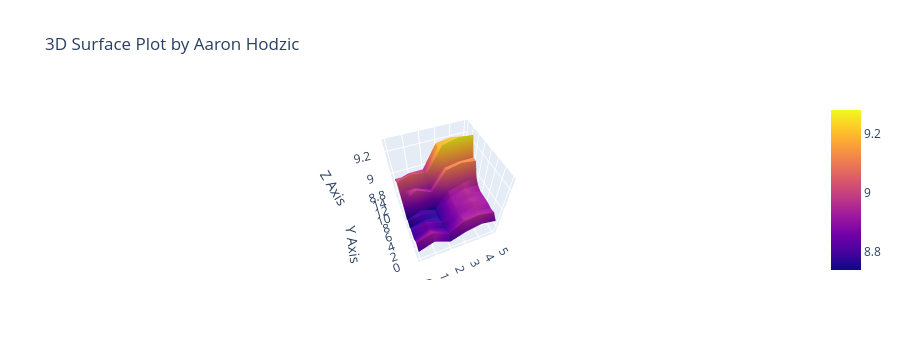

Write notebook code for a chart like this one.
### Code cell
# Your code:
# Create 3D surface plot
fig = go.Figure(data=[go.Surface(z=z1)])

# Set camera to top-down view
fig.update_layout(
    scene_camera=dict(eye=dict(x=0, y=0, z=2.5)),
    title="3D Surface Plot by Aaron Hodzic",
    scene=dict(
        xaxis_title='X Axis',
        yaxis_title='Y Axis',
        zaxis_title='Z Axis',
    )
)

fig.show()

### Figure 1 — Plotly figure (JSON) as saved in the notebook; plotly's stock layout.template omitted (floating-point values rounded to 4 significant figures)
{"data": [{"type": "surface", "z": [[8.83, 8.89, 8.81, 8.87, 8.9, 8.87], [8.89, 8.94, 8.85, 8.94, 8.96, 8.92], [8.84, 8.9, 8.82, 8.92, 8.93, 8.91], [8.79, 8.85, 8.79, 8.9, 8.94, 8.92], [8.79, 8.88, 8.81, 8.9, 8.95, 8.92], [8.8, 8.82, 8.78, 8.91, 8.94, 8.92], [8.75, 8.78, 8.77, 8.91, 8.95, 8.92], [8.8, 8.8, 8.77, 8.91, 8.95, 8.94], [8.74, 8.81, 8.76, 8.93, 8.98, 8.99], [8.89, 8.99, 8.92, 9.1, 9.13, 9.11], [8.97, 8.97, 8.91, 9.09, 9.11, 9.11], [9.04, 9.08, 9.05, 9.25, 9.28, 9.27], [9, 9.01, 9, 9.2, 9.23, 9.2], [8.99, 8.99, 8.98, 9.18, 9.2, 9.19], [8.93, 8.97, 8.97, 9.18, 9.2, 9.18]]}], "layout": {"height": 360, "scene": {"aspectmode": "auto", "aspectratio": {"x": 1, "y": 1, "z": 1}, "camera": {"center": {"x": 0, "y": 0, "z": 0}, "eye": {"x": -0.5864, "y": -1.472, "z": 1.934}, "projection": {"type": "perspective"}, "up": {"x": 0, "y": 0, "z": 1}}, "xaxis": {"title": {"text": "X Axis"}}, "yaxis": {"title": {"text": "Y Axis"}}, "zaxis": {"title": {"text": "Z Axis"}, "type": "linear"}}, "title": {"text": "3D Surface Plot by Aaron Hodzic"}}}
